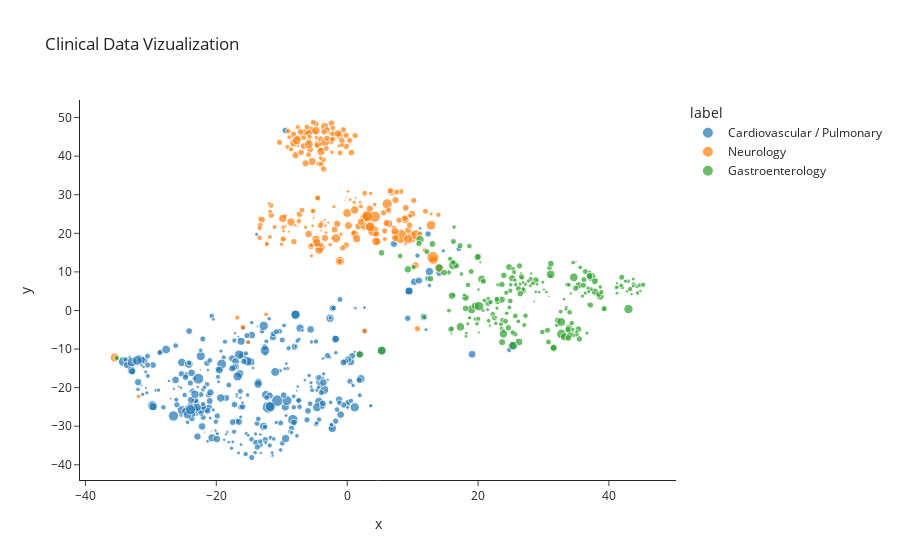

Write notebook code for a chart like this one.
### Code cell
import plotly.express as px

fig = px.scatter(
    df_embeddings, x='x', y='y',
    color='label', labels={'color': 'label'},
    size = 'length_text', size_max = 10, template = 'simple_white',
    hover_data=['x'], title = 'Clinical Data Vizualization')
fig.show()

### Figure 1 — Plotly figure (JSON) as saved in the notebook; plotly's stock layout.template omitted (floating-point values rounded to 4 significant figures; data arrays with more than 128 entries replaced by an {"elided": "..."} marker saying what was removed)
{"data": [{"hovertemplate": "label=Cardiovascular / Pulmonary<br>x=%{x}<br>y=%{y}<br>length_text=%{marker.size}<extra></extra>", "legendgroup": "Cardiovascular / Pulmonary", "marker": {"color": "#1F77B4", "size": {"elided": "371 int values"}, "sizemode": "area", "sizeref": 152.2, "symbol": "circle"}, "mode": "markers", "name": "Cardiovascular / Pulmonary", "orientation": "v", "showlegend": true, "type": "scatter", "x": {"elided": "371 float values"}, "xaxis": "x", "y": {"elided": "371 float values"}, "yaxis": "y"}, {"hovertemplate": "label=Neurology<br>x=%{x}<br>y=%{y}<br>length_text=%{marker.size}<extra></extra>", "legendgroup": "Neurology", "marker": {"color": "#FF7F0E", "size": {"elided": "223 int values"}, "sizemode": "area", "sizeref": 152.2, "symbol": "circle"}, "mode": "markers", "name": "Neurology", "orientation": "v", "showlegend": true, "type": "scatter", "x": {"elided": "223 float values"}, "xaxis": "x", "y": {"elided": "223 float values"}, "yaxis": "y"}, {"hovertemplate": "label=Gastroenterology<br>x=%{x}<br>y=%{y}<br>length_text=%{marker.size}<extra></extra>", "legendgroup": "Gastroenterology", "marker": {"color": "#2CA02C", "size": {"elided": "224 int values"}, "sizemode": "area", "sizeref": 152.2, "symbol": "circle"}, "mode": "markers", "name": "Gastroenterology", "orientation": "v", "showlegend": true, "type": "scatter", "x": {"elided": "224 float values"}, "xaxis": "x", "y": {"elided": "224 float values"}, "yaxis": "y"}], "layout": {"legend": {"itemsizing": "constant", "title": {"text": "label"}, "tracegroupgap": 0}, "title": {"text": "Clinical Data Vizualization"}, "xaxis": {"anchor": "y", "domain": [0, 1], "title": {"text": "x"}}, "yaxis": {"anchor": "x", "domain": [0, 1], "title": {"text": "y"}}}}
